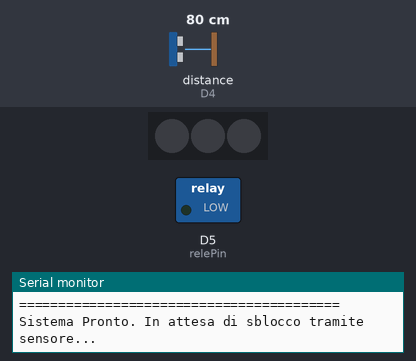
Simulated run of this sketch. Board: Arduino Uno R4 WiFi. Parts: 3 RGB LEDs in strip order, left to right, switched loads named in the sketch (green lamp = pin HIGH), the last lines printed to the serial monitor. Wiring (inferred from the names in the program): ultrasonic range finder: trigger D3; echo D4. Inputs (shaded band) come from the test bench; at power-on: distance to the obstacle (sensor on D4) 80 cm. The echo pulse lasts 58.3 µs per cm; WiFi joins after 1.5 s; servers stay silent unless stated; pins used as bus, display or sensor lines are not drawn.

Above: at 6.7 s.
6.8 s: distance to the obstacle (sensor on D4) set to 23 cm
8.3 s: distance to the obstacle (sensor on D4) set to 19 cm
At 9.6 s:
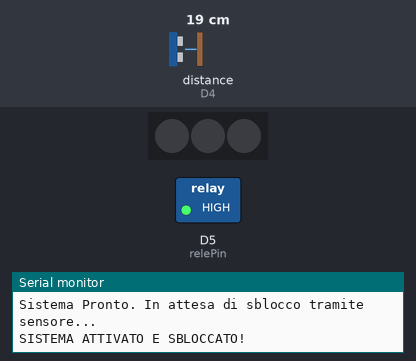
Timing chart, 0 to 11.3 s (numbered marks = the images above; inputs shaded):
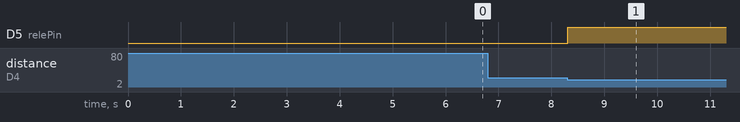

The sketch:

r4_base_station.ino
```cpp
#include <WiFiS3.h>
#include <WiFiUdp.h>
#include <FastLED.h>

// --- Configurazione Wi-Fi del Router ---
const char SSID[] = "Galileiisnao";
const char PASS[] = "SebastianoMagnano";
const uint16_t UDP_PORT = 4210;

// --- Pin Sensore e Relè ---
const int trigPin = 3;
const int echoPin = 4;
const int relePin = 5;
const int distanzaSoglia = 20; // Soglia in cm

// Variabile di stato per bloccare il sistema in "ACCESO"
bool sistemaAttivato = false;

// --- LED strip ---
const uint8_t LED_PIN = 7;
const uint16_t NUM_LEDS = 3;
const uint8_t MAX_BRIGHTNESS = 180;

CRGB leds[NUM_LEDS];
WiFiUDP udp;

// Dati audio
uint16_t remoteOverall = 0, remoteLow = 0, remoteMid = 0, remoteHigh = 0;
uint8_t remotePeak = 0;
unsigned long lastPacketMs = 0;
const unsigned long SIGNAL_TIMEOUT_MS = 1200;
uint8_t smoothedHue = 100;

void setup() {
  // Ritardo iniziale per stabilizzare la USB al boot
  delay(3000);
  Serial.begin(115200);

  Serial.println("\n--- AVVIO ARDUINO R4 ---");

  // Configurazione Pin
  pinMode(trigPin, OUTPUT);
  pinMode(echoPin, INPUT);
  pinMode(relePin, OUTPUT);
  digitalWrite(relePin, LOW);

  FastLED.addLeds<WS2812B, LED_PIN, GRB>(leds, NUM_LEDS);
  FastLED.setBrightness(MAX_BRIGHTNESS);
  FastLED.clear(true);

  // Connessione al Router
  Serial.print("Connessione a: ");
  Serial.println(SSID);

  int status = WL_IDLE_STATUS;
  while (status != WL_CONNECTED) {
    status = WiFi.begin(SSID, PASS);
    Serial.print(".");
    delay(1000);
  }

  // --- STAMPA DEGLI INDIRIZZI IP IN SERIALE ---
  Serial.println("\n=========================================");
  Serial.println(" CONNESSO CORRETTAMENTE AL ROUTER!");
  Serial.print(" IP DEL TUO ROUTER (GATEWAY): ");
  Serial.println(WiFi.gatewayIP()); // <-- Mostra l'IP del Router
  Serial.print(" IP ASSEGNATO A QUESTO ARDUINO R4: ");
  Serial.println(WiFi.localIP());   // <-- Questo è l'IP da copiare nell'MKR!
  Serial.println("=========================================\n");

  // Avvio UDP
  udp.begin(UDP_PORT);
  Serial.println("Sistema Pronto. In attesa di sblocco tramite sensore...");
}

long readDistance() {
  digitalWrite(trigPin, LOW);
  delayMicroseconds(2);
  digitalWrite(trigPin, HIGH);
  delayMicroseconds(10);
  digitalWrite(trigPin, LOW);
  long duration = pulseIn(echoPin, HIGH, 30000);
  if (duration == 0) return 999;
  return duration * 0.034 / 2;
}

void readUdpFeatures() {
  int packetSize = udp.parsePacket();
  if (packetSize <= 0) return;

  char incoming[20];
  int len = udp.read(incoming, sizeof(incoming) - 1);
  if (len < 0) return;
  incoming[len] = '\0';

  int o, l, m, h, p;
  if (sscanf(incoming, "%d,%d,%d,%d,%d", &o, &l, &m, &h, &p) == 5) {
    remoteOverall = (uint16_t)constrain(o, 0, 1023);
    remoteLow = (uint16_t)constrain(l, 0, 1023);
    remoteMid = (uint16_t)constrain(m, 0, 1023);
    remoteHigh = (uint16_t)constrain(h, 0, 1023);
    remotePeak = (uint8_t)constrain(p, 0, 1);
    lastPacketMs = millis();
  }
}

uint8_t pickHueFromBands(uint16_t low, uint16_t mid, uint16_t high) {
  uint32_t sum = (uint32_t)low + (uint32_t)mid + (uint32_t)high;
  if (sum < 6) return smoothedHue;
  uint32_t weighted = (uint32_t)low * 10 + (uint32_t)mid * 95 + (uint32_t)high * 160;
  uint8_t rawHue = (uint8_t)(weighted / sum);
  smoothedHue = smoothedHue + (uint8_t)((int)(rawHue - smoothedHue) / 3);
  return smoothedHue;
}

void showAudioOnStrip(uint16_t overall, uint16_t low, uint16_t mid, uint16_t high, uint8_t peak) {
  if (!sistemaAttivato) {
    FastLED.clear(true);
    return;
  }

  uint16_t activeLeds = map(overall, 0, 1023, 0, NUM_LEDS);
  uint8_t hue = pickHueFromBands(low, mid, high);
  uint8_t bright = map(overall, 0, 1023, 15, MAX_BRIGHTNESS);

  if (peak) bright = MAX_BRIGHTNESS;
  if (overall > 40 && activeLeds == 0) activeLeds = 3;

  for (uint16_t i = 0; i < NUM_LEDS; i++) {
    if (i < activeLeds) {
      leds[0] = CHSV(hue, 255, bright);
      leds[1] = CHSV(hue, 255, bright);
      leds[2] = CHSV(hue, 255, bright);
    } else {
      leds[0].fadeToBlackBy(80);
      leds[1].fadeToBlackBy(80);
      leds[2].fadeToBlackBy(80);
    }
  }
  FastLED.show();
}

void loop() {
  if (!sistemaAttivato) {
    long dist = readDistance();
    if (dist > 0 && dist < distanzaSoglia) {
      sistemaAttivato = true;
      digitalWrite(relePin, HIGH);
      Serial.println("SISTEMA ATTIVATO E SBLOCCATO!");
    }
  }

  readUdpFeatures();

  bool signalAlive = (millis() - lastPacketMs) < SIGNAL_TIMEOUT_MS;
  uint16_t o = signalAlive ? remoteOverall : 0;
  uint16_t l = signalAlive ? remoteLow : 0;
  uint16_t m = signalAlive ? remoteMid : 0;
  uint16_t h = signalAlive ? remoteHigh : 0;
  uint8_t p = signalAlive ? remotePeak : 0;

  showAudioOnStrip(o, l, m, h, p);

  delay(10);
}
```

Measured:
- the behaviour switches between 21 and 20 cm on distance to the obstacle (sensor on D4) (found by bisection; images 0 and 1)
- after the input at 6.8 s, every drawn part: stays the same
- after the input at 8.3 s, D5 (relePin): LOW → HIGH at once
